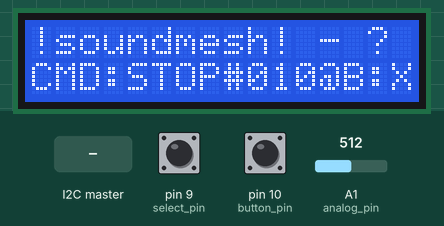
This sketch was run on a simulated Arduino Uno, built with avr-gcc and run on an emulated ATmega328P. Parts: 16×2 character LCD. Inputs (shaded band) come from the test bench; at power-on: pin 9 (select_pin) HIGH, A1 (analog_pin) = 512, pin 10 (button_pin) HIGH. What the sketch prints to the serial monitor is not drawn.

Above: at 1.12 s.
1.3 s: the I2C master sends the byte 1
At 1.44 s:
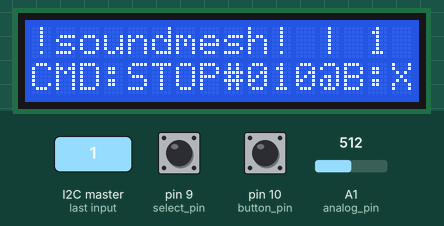
3.2 s: pin 9 (select_pin) pulled LOW for 0.15 s
At 3.26 s:
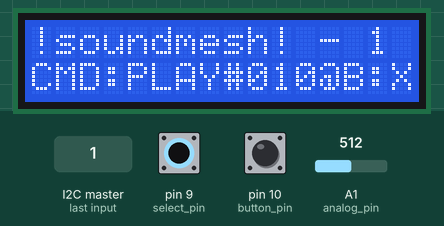
3.9 s: A1 (analog_pin) set to 716
At 4.12 s:
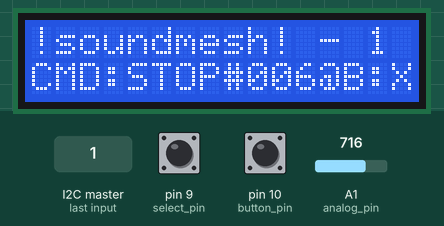
5.4 s: pin 9 (select_pin) pulled LOW for 1 s
At 5.9 s:
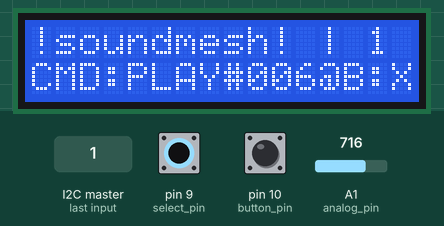
7.0 s: A1 (analog_pin) set to 900
At 7.12 s:
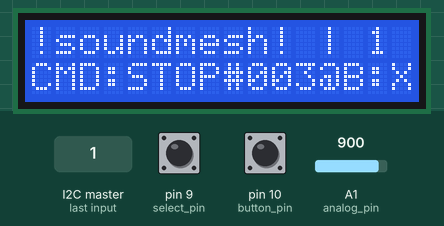
8.5 s: A1 (analog_pin) set to 1023
At 10.85 s:
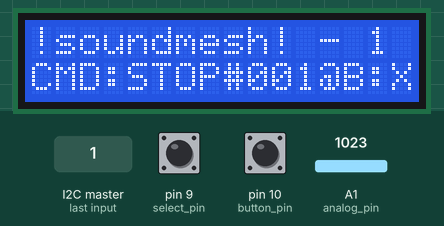

The sketch:

lcd_promini_5v.ino
```cpp
/*
 * a gateway device to the mesh (part1)
 *
 *   - a I2C Slave with LCD screen & Actions controls.
 *
 *   - soundmesh project @ 2018. 04.
 */

// shared global (protocol) : begin
//command (i2c)
#define CMD_LENGTH 10
#define CMD_BUFF_LEN (CMD_LENGTH + 1)
char cmdstr[CMD_BUFF_LEN] = "NONE#SSS@P";
//info (mesh)
char memberCount = -1;       //before any update from the mesh
//flags (events)
bool cmdsent = false;
bool newcmd = false;
// shared global (protocol) : end

//libraries
#include <Wire.h>
#include <LiquidCrystal.h>

//lcd
LiquidCrystal lcd(12, 11, 2, 3, 4, 5);
bool composingcmd = false;

//i2c
const int i2c_addr = 8;
void receiveEvent(int numBytes) {
  //numBytes : how many bytes received(==available)
  memberCount = Wire.read();
}
void requestEvent() {
  if (newcmd == true) {
    Wire.write(cmdstr);
    newcmd = false;
    cmdsent = true;
  }
  else {
    Wire.write("NONE#SSS@P");
  }
}

//button
const int button_pin = 10;
const int select_pin = 9;
const int analog_pin = 1; //15

//map
float mapping(float val, float from_start, float from_end, float to_start, float to_end) {
  if (val < from_start) return to_start;
  if (val > from_end) return to_end;
  return (val - from_start) * (to_end - to_start) / (from_end - from_start) + to_start;
}

void setup() {
  //lcd
  lcd.begin(16, 2);

  //i2c
  Wire.begin(i2c_addr);
  Wire.onReceive(receiveEvent);
  Wire.onRequest(requestEvent);

  //button interrupt
  pinMode(button_pin, INPUT_PULLUP);
  pinMode(select_pin, INPUT_PULLUP);
  pinMode(analog_pin, INPUT_PULLUP); // PULL UP doesn't work?

  //serial monitor
  Serial.begin(115200);
}

void periodic() {

  // //TEST
  // Serial.print("button_pin : ");
  // Serial.println(digitalRead(button_pin));
  // Serial.print(", select_pin : ");
  // Serial.println(digitalRead(select_pin));
  // Serial.print(", analog_pin : ");
  // Serial.println(analogRead(analog_pin));

  //user interface - compose the command string
  static int button = HIGH;
  static int lastButton = HIGH;
  button = digitalRead(button_pin);
  //
  static int select = 0;
  static int analog = 0;
  //
  select = !digitalRead(select_pin); // a dirty fix! lazy to re-solder.
  analog = analogRead(analog_pin);
  analog = 1023 - analog; // a dirty fix! lazy to re-solder.
  // CCCC#SSS@O : CCCC - commands, SSS - song #, O - output select
  sprintf(cmdstr,
          "%s#%03d@B",
          (select ? "PLAY" : "STOP"), //4
          (unsigned int)mapping(analog, 0, 1024, 1, 21)); //3 - song # range : 001 ~ 020

  // //TEST
  // Serial.println(cmdstr);
  //
  // a triggering 'send' button!
  if (button == LOW && button != lastButton) { // falling edge
    newcmd = true;
    cmdsent = false;
  }
  //
  lastButton = button;

  // lcd
  const char runner[] = {'-', '|'};
  // first line
  lcd.clear();
  lcd.setCursor(0, 0);
  lcd.print("!soundmesh! "); //12
  lcd.print(runner[millis()%2]); // indicator //13
  lcd.print(" "); // 14
  if (memberCount >= 0) {
    lcd.print(memberCount, DEC); // members up to 99 // 16
  }
  else {
    lcd.print("?"); // unknown // 16
  }
  // second line
  lcd.setCursor(0, 1);
  lcd.print("CMD:");   // 4
  lcd.print(cmdstr);   // 10
  if (cmdsent == true) {
    lcd.print(":O"); // 2
  }
  else {
    lcd.print(":X"); // 2
  }

  //TEST
  Serial.println("HI?");
}

void loop() {
  static unsigned long lastMillis = 0;
  if (millis() - lastMillis > 100) { // every 100ms
    //
    periodic();
    //
    lastMillis = millis();
  }
}
```

Measured:
- after the input at 1.3 s, the display: changes after 0.10 s (image 1)
- after the input at 3.2 s, the display: changes at once (image 2)
- after the input at 3.9 s, the display: first changes after 0.06 s (image 3 shows a later state)
- after the input at 5.4 s, the display: first changes after 0.06 s (image 4 shows a later state)
- after the input at 7.0 s, the display: changes after 0.07 s (image 5)
- after the input at 8.5 s, the display: first changes after 0.07 s (image 6 shows a later state)
